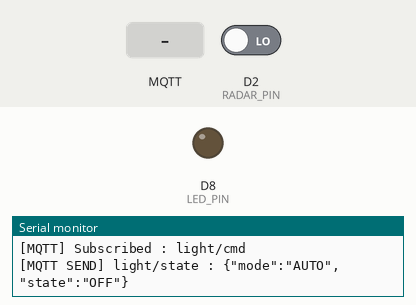
Bench run of a sketch on a simulated Arduino Uno R4 WiFi. Parts: output pins drawn as LEDs (lit = HIGH), the last lines printed to the serial monitor. The inputs (shaded band) are chosen by the test bench; at power-on: D2 (RADAR_PIN) LOW. WiFi joins after 1.5 s; servers stay silent unless stated; no MQTT or app messages arrive unless stated; not simulated (calls return 0 or success): arduino.secrets.h; names the files do not define were given values by the test bench: SECRET_MQTT_PORT = 1883.

Above: at 2.7 s.
2.8 s: D2 (RADAR_PIN) driven HIGH
At 5.6 s:
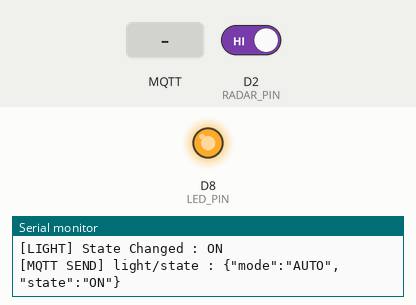
5.8 s: MQTT message "0" arrives on the first subscribed topic
At 6.3 s:
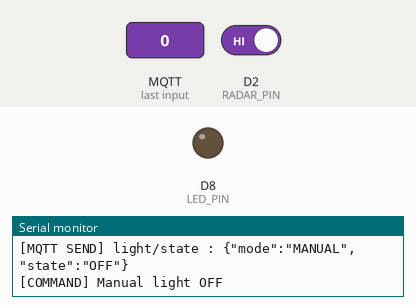
7.3 s: MQTT message "1" arrives on the first subscribed topic
At 8.5 s:
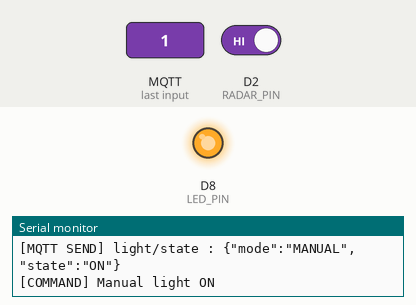
8.8 s: MQTT message "AUTO" arrives on the first subscribed topic
10.3 s: D2 (RADAR_PIN) driven LOW
At 14.1 s:
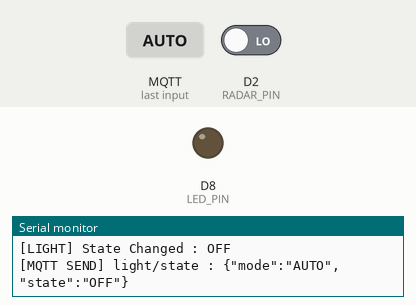
Timing chart, 0 to 14.3 s (numbered marks = the images above; inputs shaded):
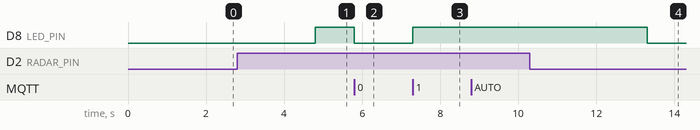

Measured:
- after the input at 2.8 s, D8 (LED_PIN): LOW → HIGH after 2.0 s
- after the input at 5.8 s, D8 (LED_PIN): HIGH → LOW at once
- after the input at 7.3 s, D8 (LED_PIN): LOW → HIGH at once
- after the input at 10.3 s, D8 (LED_PIN): HIGH → LOW after 3.0 s

The sketch:

kkomaLab-arduino-motion.ino
```cpp
#include <WiFiS3.h>
#include <PubSubClient.h>
#include "arduino.secrets.h"

// ============================================
// 설정값
// ============================================
const char* WIFI_SSID     = SECRET_WIFI_SSID;
const char* WIFI_PASSWORD = SECRET_WIFI_PASSWORD;
const char* MQTT_SERVER   = SECRET_MQTT_SERVER;
const int   MQTT_PORT     = SECRET_MQTT_PORT;

const char* TOPIC_MOTION = "motion-detect";
const char* TOPIC_LIGHT_STATE = "light/state";

const char* TOPIC_LIGHT_COMMAND = "light/cmd";

#define RADAR_PIN 2
#define LED_PIN   8

// 사람이 감지된 후 LED를 켜기까지의 최소 시간(ms)
const unsigned long MOTION_HOLD_TIME = 2000;

// 사람이 사라진 후 LED를 끄기까지 대기 시간(ms)
const unsigned long NO_MOTION_TIME   = 3000;

const unsigned long WIFI_RETRY_INTERVAL = 10000;
const unsigned long MQTT_RETRY_INTERVAL = 5000;
const unsigned long WIFI_CONNECTION_TIMEOUT = 10000;
const int WIFI_MAX_RETRY_COUNT = 3;


// ============================================
// 조명 제어 모드
// ============================================
enum LightControlMode {
  LIGHT_MODE_AUTO,
  LIGHT_MODE_MANUAL
};


// ============================================
// 객체 생성
// ============================================
WiFiClient wifiClient;
PubSubClient mqttClient(wifiClient);


// ============================================
// 현재 재실 감지 상태
// ============================================
bool currentMotionSignal = LOW;
bool currentMotionState = LOW;


// ============================================
// 현재 조명 상태
// ============================================
LightControlMode currentLightMode = LIGHT_MODE_AUTO;

bool currentLightState = LOW;
bool manualLightState = LOW;


// ============================================
// 시간 변수
// ============================================
// 연속 감지 시간을 측정 중인지
bool isMotionTiming = false;

unsigned long motionStartTime = 0;
unsigned long lastMotionTime = 0;

unsigned long lastWiFiRetryTime = 0;
unsigned long lastMQTTRetryTime = 0;


// ============================================
// 조명 상태 변경 함수
// ============================================
// 실제 LED 상태를 변경함
// ture -> LED 상태가 실제로 변경됨
// false -> 기존 상태와 같아서 변경되지 않음
bool setLightState(bool state) {
  if (currentLightState == state) return false;

  currentLightState = state;

  digitalWrite(
    LED_PIN,
    currentLightState
  );

  Serial.print("[LIGHT] State Changed : ");
  Serial.println(currentLightState == HIGH ? "ON" : "OFF");

  return true;
}


// ============================================
// MQTT 전송 함수
// ============================================
// 확정된 재실 상태를 전송함
// 1 -> 사람 있음
// 0 -> 사람 없음
bool publishMotionState() {
  if (!mqttClient.connected()) return false;

  int motionValue = currentMotionState == HIGH ? 1 : 0;

  char payload[100];

  snprintf(
    payload,
    sizeof(payload),
    "{\"value\":%d}",
    motionValue
  );

  bool published = mqttClient.publish(TOPIC_MOTION, payload);

  if (published) {
    Serial.print("[MQTT SEND] ");
    Serial.print(TOPIC_MOTION);
    Serial.print(" : ");
    Serial.println(payload);
  } else {
    Serial.print("[MQTT] Publish failed: ");
    Serial.println(TOPIC_MOTION);
  }

  return published;
}

// 현재 조명 제어 모드와 실제 LED 상태를 전송
bool publishLightState() {
  if (!mqttClient.connected()) return false;

  const char* mode = currentLightMode == LIGHT_MODE_AUTO ? "AUTO" : "MANUAL";
  const char* state = currentLightState == HIGH ? "ON" : "OFF";

  char payload[100];

  snprintf(
    payload,
    sizeof(payload),
    "{\"mode\":\"%s\",\"state\":\"%s\"}",
    mode,
    state
  );

  bool published = mqttClient.publish(TOPIC_LIGHT_STATE, payload, true);

  if (published) {
    Serial.print("[MQTT SEND] ");
    Serial.print(TOPIC_LIGHT_STATE);
    Serial.print(" : ");
    Serial.println(payload);
  } else {
    Serial.println( "[MQTT] Light state publish failed." );
  }

  return published;
}


// ============================================
// 센서 측정 함수
// ============================================
void readMotionSensor() {
  currentMotionSignal = digitalRead(RADAR_PIN);
}


// ============================================
// LED 제어 함수
// ============================================
// 현재 조명 모드에 따라 LED 적용
// true -> 실제 LED 상태가 변경됨
// false -> LED 상태가 그대로임
bool controlLight() {
  bool targetLightState;

  if (currentLightMode == LIGHT_MODE_MANUAL) {
    targetLightState = manualLightState;
  } else {
    targetLightState = currentMotionState;
  }

  return setLightState(targetLightState);
}


// ============================================
// 재실 상태 처리 함수
// ============================================
void updateMotionState() {
  unsigned long currentTime = millis();

  // 움직임이 감지되고 있는 경우
  if (currentMotionSignal == HIGH) {
    lastMotionTime = currentTime;

    if (!isMotionTiming) {
      isMotionTiming = true;
      motionStartTime = currentTime;
    }

    if (currentMotionState == LOW && currentTime - motionStartTime >= MOTION_HOLD_TIME) {
      currentMotionState = HIGH;

      Serial.println("[MOTION] Occupied");

      publishMotionState();

      if (currentLightMode == LIGHT_MODE_AUTO) {
        bool lightStateChanged = controlLight();

        if (lightStateChanged) publishLightState();
      }
    }
  } else {
    isMotionTiming = false;

    if (currentMotionState == HIGH && currentTime - lastMotionTime >= NO_MOTION_TIME) {
      currentMotionState = LOW;

      Serial.println("[MOTION] Unoccupied");

      publishMotionState();

      if (currentLightMode == LIGHT_MODE_AUTO) {
        bool lightStateChanged = controlLight();

        if (lightStateChanged) publishLightState();
      }
    }
  }
}


// ============================================
// 조명 명령 처리 함수
// ============================================
// 0 -> 수동 모드 LED OFF
// 1 -> 수동 모드 LED ON
// AUTO -> 자동 모드 복귀
void handleLightCommand(const char* cmd) {
  if (cmd == nullptr) return;

  if (strcmp(cmd, "0") == 0) {
    currentLightMode = LIGHT_MODE_MANUAL;
    manualLightState = LOW;

    controlLight();
    publishLightState();

    Serial.println("[COMMAND] Manual light OFF");
  } else if (strcmp(cmd, "1") == 0) {
    currentLightMode = LIGHT_MODE_MANUAL;
    manualLightState = HIGH;

    controlLight();
    publishLightState();

    Serial.println("[COMMAND] Manual light ON");
  } else if (strcmp(cmd, "AUTO") == 0) {
    currentLightMode = LIGHT_MODE_AUTO;

    controlLight();
    publishLightState();

    Serial.println("[COMMAND] Auto mode enabled");
  } else {
    Serial.println("[COMMAND] Unknown command");
  }
}


// ============================================
// MQTT 메시지 수신 함수
// ============================================
void mqttCallback( char* topic, byte* payload, unsigned int length ) {
  if ( strcmp(topic, TOPIC_LIGHT_COMMAND) != 0 ) return;

  char command[16];
  unsigned int copyLength = length;

  if (copyLength >= sizeof(command)) copyLength = sizeof(command) - 1;
  memcpy(command, payload, copyLength);

  command[copyLength] = '\0';
  Serial.print("[MQTT] Topic: ");
  Serial.println(topic);
  Serial.print("[MQTT] Command: ");
  Serial.println(command);

  handleLightCommand(command);
}


// ============================================
// WiFi 연결 함수
// ============================================
bool connectWiFi(){
  if(WiFi.status() == WL_CONNECTED) return true;

   if (WiFi.status() == WL_NO_MODULE) {
    Serial.println( "[WIFI] WiFi module not found." );
    while (true) {
      delay(1000);
    }
  }

  Serial.println("[WIFI] Connecting to network...");

  for (int i = 1; i<=WIFI_MAX_RETRY_COUNT; i++){
    WiFi.begin(WIFI_SSID, WIFI_PASSWORD);
    unsigned long startTime = millis();

    while (WiFi.status() != WL_CONNECTED && millis( )- startTime < WIFI_CONNECTION_TIMEOUT) {
      delay(500);
    }

    if (WiFi.status() == WL_CONNECTED) {
      Serial.println("[WIFI] Connected.");

      return true;
    }

    WiFi.disconnect(); // 실패한 경우 초기화
    delay(500);
  }

  Serial.println("[WIFI] Connection failed.");

  lastWiFiRetryTime = millis();

  return false;
}


// 연결이 끊긴 경우 10초마다 재연결을 시도
void reconnectWiFi(){
  if (WiFi.status() == WL_CONNECTED) return;

  unsigned long currentTime = millis();

  if (currentTime - lastWiFiRetryTime < WIFI_RETRY_INTERVAL) return;

  lastWiFiRetryTime = currentTime;

  Serial.println("[WIFI] Reconnecting...");

  WiFi.disconnect();
  WiFi.begin(WIFI_SSID, WIFI_PASSWORD);
}


// ============================================
// MQTT 연결 함수
// ============================================
void connectMQTT() {
  if (WiFi.status() != WL_CONNECTED) return;
  if (mqttClient.connected()) return;

  unsigned long currentTime = millis();

  if (lastMQTTRetryTime != 0 && currentTime - lastMQTTRetryTime < MQTT_RETRY_INTERVAL) return;

  lastMQTTRetryTime = currentTime;

  const char* MQTT_CLIENT_ID = "IoT-LED";

  Serial.println("[MQTT] Connecting...");

  if (mqttClient.connect(MQTT_CLIENT_ID)) {
    Serial.println("[MQTT] Connected.");

    bool subscribed = mqttClient.subscribe(TOPIC_LIGHT_COMMAND);

    if (subscribed) {
      Serial.print("[MQTT] Subscribed : ");
      Serial.println(TOPIC_LIGHT_COMMAND);
    } else {
      Serial.print("[MQTT] Subscribe failed : ");
      Serial.println(TOPIC_LIGHT_COMMAND);
    }

    publishLightState();
  } else {
    Serial.print("[MQTT] Connection failed. State: ");
    Serial.println(mqttClient.state());
  }
}


// ============================================
// 초기화 함수
// ============================================
void setup() {
  Serial.begin(115200);

  pinMode(RADAR_PIN, INPUT);
  pinMode(LED_PIN, OUTPUT);

  currentMotionSignal = LOW;
  currentMotionState = LOW;

  currentLightMode = LIGHT_MODE_AUTO;
  currentLightState = LOW;
  manualLightState = LOW;

  digitalWrite(LED_PIN, currentLightState);

  mqttClient.setServer(MQTT_SERVER, MQTT_PORT);
  mqttClient.setCallback( mqttCallback );

  connectWiFi();
}


// ============================================
// 메인 반복 함수
// ============================================
void loop() {
  reconnectWiFi();
  connectMQTT();

  if (mqttClient.connected()) mqttClient.loop();

  readMotionSensor();
  updateMotionState();
}
```
